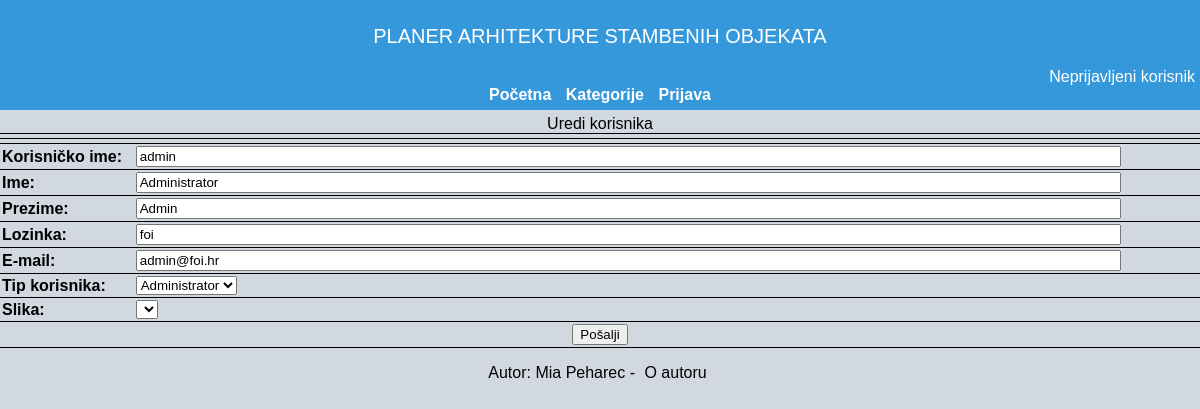
Page /korisnik.php?korisnik=1 on the committed database.
### tables this page shows
CREATE TABLE IF NOT EXISTS `korisnik` (
  `korisnik_id` INT(10) NOT NULL AUTO_INCREMENT,
  `tip_id` INT(10) NOT NULL,
  `korisnicko_ime` VARCHAR(50) NOT NULL,
  `lozinka` VARCHAR(50) NOT NULL,
  `ime` VARCHAR(50) NULL,
  `prezime` VARCHAR(50) NULL,
  `email` VARCHAR(50) NULL,
  `slika` TEXT NULL,
  PRIMARY KEY (`korisnik_id`),
  INDEX `fk_korisnik_tip_korisnika_idx` (`tip_id` ASC),
  CONSTRAINT `fk_korisnik_tip_korisnika`
    FOREIGN KEY (`tip_id`)
    REFERENCES `tip_korisnika` (`tip_id`)
    ON DELETE NO ACTION
    ON UPDATE NO ACTION);

### baza.php (called while the page is built, shortened)
<?php
	function izvrsiUpit($veza,$upit){
		$rezultat=mysqli_query($veza,$upit);
		return $rezultat;
	}
?>

### korisnik.php (the view, shortened to what this page needs)
<?php
	include("zaglavlje.php");
?>
<?php
$bp=spojiSeNaBazu();
	if(isset($_GET['korisnik'])){
		$id=$_GET['korisnik'];
		$sql="SELECT * FROM korisnik WHERE korisnik_id='$id'";
		$rs=izvrsiUpit($bp,$sql);
		list($id,$tip,$kor_ime,$lozinka,$ime,$prezime,$email,$slika)=mysqli_fetch_array($rs);
	}
?>
<form method="POST" action="<?php if(isset($_GET['korisnik']))echo "korisnik.php?korisnik=$id";else echo "korisnik.php";?>">
	<table>
		<caption>
			<?php
				if(isset($id)&&$aktivni_korisnik_id==$id)echo "Uredi moje podatke";
				else if(!empty($id))echo "Uredi korisnika";
				else echo "Dodaj korisnika";
			?>
		</caption>
		<tbody>
			<tr>
				<td colspan="2">
				</td>
			</tr>
			<tr>
				<td colspan="2" style="text-align:center;">
				</td>
			</tr>
			<tr>
				<td class="lijevi">
					<label for="kor_ime"><strong>Korisničko ime:</strong></label>
				</td>
				<td>
					<input type="text" name="kor_ime" id="kor_ime"
						<?php
							if(isset($id))echo "readonly='readonly'";
						?>
						value= "<?php if(!isset($_POST['kor_ime']))echo $kor_ime; else echo $_POST['kor_ime'];?>" size="120" minlength="6" maxlength="50"
						placeholder="Korisničko ime "
						required="required"/>
				</td>
			</tr>
			<tr>
				<td>
					<label for="ime"><strong>Ime:</strong></label>
				</td>
				<td>
					<input type="text" name="ime" id="ime" value="<?php if(!isset($_POST['ime']))echo $ime; else echo $_POST['ime'];?>"
						size="120" minlength="1" maxlength="50" placeholder="Ime " required="required"/>
				</td>
			</tr>
			<tr>
				<td>
					<label for="prezime"><strong>Prezime:</strong></label>
				</td>
				<td>
					<input type="text" name="prezime" id="prezime" value="<?php if(!isset($_POST['prezime']))echo $prezime; else echo $_POST['prezime'];?>"
						size="120" minlength="1" maxlength="50" placeholder="Prezime " required="required"/>
				</td>
			</tr>
			<tr>
				<td>
					<label for="lozinka"><strong>Lozinka:</strong></label>
				</td>
				<td>
					<input <?php if(!empty($lozinka))echo "type='text'"; else echo "type='password'";?>
						name="lozinka" id="lozinka" value="<?php if(!isset($_POST['lozinka']))echo $lozinka; else echo $_POST['lozinka'];?>"
						size="120" minlength="6" maxlength="50"
						placeholder="Lozinka treba sadržati minimalno 6 znakova "
						required="required"/>
				</td>
			</tr>
			<tr>
				<td>
					<label for="email"><strong>E-mail:</strong></label>
				</td>
				<td>
					<input type="email" name="email" id="email" value="<?php if(!isset($_POST['email']))echo $email; else echo $_POST['email'];?>"
						size="120" minlength="5" maxlength="50" placeholder="nesto@nesto.nesto" required="required"/>
				</td>
			</tr>
			<?php
				if($_SESSION['aktivni_korisnik_tip']==0){
			?>
			<tr>
				<td><label for="tip"><strong>Tip korisnika:</strong></label></td>
				<td>
					<select id="tip" name="tip">
						<?php
							if(isset($_POST['tip'])){
								echo '<option value="0"';if($_POST['tip']==0)echo " selected='selected'";echo'>Administrator</option>';
								echo '<option value="1"';if($_POST['tip']==1)echo " selected='selected'";echo'>Moderator</option>';
								echo '<option value="2"';if($_POST['tip']==2)echo " selected='selected'";echo'>Korisnik</option>';
							}
							else{
								echo '<option value="0"';if($tip==0)echo " selected='selected'";echo'>Administrator</option>';
							}
						?>
					</select>
				</td>
			</tr>
			<?php
				}
			?>
			<tr>
				<td>
					<label for="slika"><strong>Slika:</strong></label>
				</td>
				<td>
				<?php
					echo '<select id="slika" name="slika">';
					echo '</select>';
				?>
				</td>
			</tr>
			<tr>
				<td colspan="2" style="text-align:center;">
					<?php
						if(isset($id)&&$aktivni_korisnik_id==$id||!empty($id))echo '<input type="submit" name="submit" value="Pošalji"/>';
						else echo '<input type="submit" name="reset" value="Izbriši"/><input type="submit" name="submit" value="Pošalji"/>';
					?>
				</td>
			</tr>
		</tbody>
	</table>
</form>
<?php
	include("podnozje.php");
?>

### mpeharec.css (style rules this page uses)
body { margin: 0; padding: 0; background:#d1d8e0; font-family:Arial,Helvetica,sans-serif; color: black; }
table { padding:5px; margin-top:5px; border-bottom:1pt solid black; border-top:1pt solid black; border-collapse:collapse; border-spacing:0; width:100%; }
td { border-bottom:1pt solid black; padding:2px; }

### rows in the picture
korisnik: kor_ime "admin", ime "Administrator", prezime "Admin", lozinka "foi", email "admin@foi.hr", tip "Administrator"
